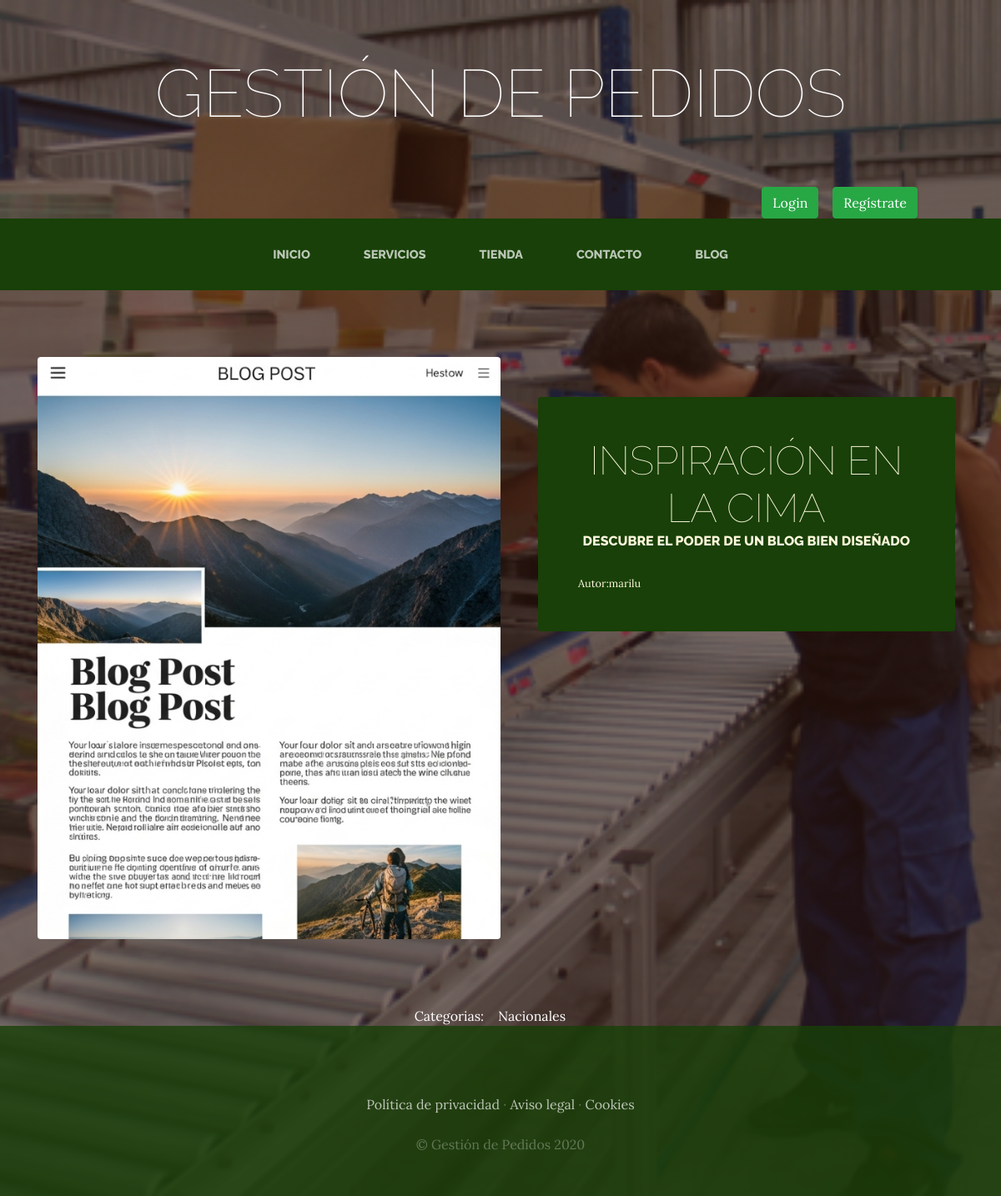
The page /blog/categorias/2/ on the database its author committed.
### Blog/models.py (models this page shows, shortened)
class Post(models.Model):
    titulo=models.CharField(max_length=50)
    contenido=models.CharField(max_length=50)
    imagen=models.ImageField(upload_to='blog',null=True,blank=True)
    autor=models.ForeignKey(User,on_delete=models.CASCADE)
    categorias=models.ManyToManyField(Categoria)
    created=models.DateTimeField(auto_now_add=True)
    updated=models.DateTimeField(auto_now_add=True)
    class Meta:
        verbose_name="post"
        verbose_name_plural="post"

class Categoria(models.Model):
    nombre=models.CharField(max_length=50)
    created=models.DateTimeField(auto_now_add=True)
    updated=models.DateTimeField(auto_now_add=True)
    class Meta:
        verbose_name="categoria"
        verbose_name_plural="categorias"

### Blog/views.py (the view)
# urls.py: path('categorias/<int:categoria_id>/',views.categoria,name="categoria"),
def categoria(request,categoria_id):
    categoria=Categoria.objects.get(id=categoria_id)
    posts=Post.objects.filter(categorias=categoria)
    return render(request,'Blog/categorias.html',{'categoria':categoria,'posts':posts})

### Carro/context_processor.py (called while the page is built)
def importe_total(request):
    total = 0
    if request.user.is_authenticated:
        carro = request.session.get("carro", {})
        for key, value in carro.items():
            precio = float(value["precio"])
            cantidad = int(value["cantidad"])
            total += precio * cantidad
    return {"importe_total": total}

### Blog/templates/Blog/categorias.html
{% extends "ProyectoConstrucciones/base.html" %}
{% load static %}
{% block content %}
    {% for post in posts %}
    <section class="page-section clearfix">
        <div class="container">
          <div class="intro">
            <img class="intro-img img-fluid mb-3 mb-lg-0 rounded" src="{{post.imagen.url}}" alt="" style="width:50%;">
            <div class="intro-text left-0 text-center bg-faded p-5 rounded">
              <h2 class="section-heading mb-4" >
                <span class="section-heading-lower">{{post.titulo}}</span>
                <span class="section-heading-upper">{{post.contenido}}</span>
              </h2>
              <div style="text-align:left; font-size:0.8em">
                    Autor:{{post.autor}}
            </div>
            </div>
          </div>
        </div>
      </section>
    {% endfor %}
    <section>
        <div style="width:75%;margin:auto;text-align:center;color:white;">
            Categorias:&nbsp; &nbsp;
            {% for post in posts %}
                {% for c in  post.categorias.all %}
                    {{c.nombre}} &nbsp; &nbsp; &nbsp;
                {% endfor %}
            {% endfor %}
        </div>
    </section>
{% endblock %}

### ProyectoConstrucciones/static/ProyectoConstrucciones/css/gestion.css (style rules this page uses)
body { font-family: 'Lora'; background: linear-gradient(rgba(47, 23, 15, 0.65), rgba(47, 23, 15, 0.65)), url("../img/bg_main.jpg"); background-attachment: fixed; background-position: center; background-size: cover; }
h1, h2, h3, h4, h5, h6 { font-family: 'Raleway'; }
.page-section { margin-top: 5rem; margin-bottom: 5rem; }
.section-heading { text-transform: uppercase; }
.section-heading .section-heading-upper { display: block; font-size: 1rem; font-weight: 800; padding-bottom:.5rem; }
.section-heading .section-heading-lower { display: block; font-size: 3rem; font-weight: 100; }
.bg-faded { background-color: rgba(255, 255, 255, 0.85); }
.intro { position: relative; }
@media (min-width: 992px) { .intro .intro-img { width: 75%; float: left; } }
@media (min-width: 992px) { .intro .intro-text { left: 600; width: 60%; margin-top: 3rem; background-color: rgba(24, 64, 8); color: cornsilk; position: absolute; } }
@media (min-width: 1200px) { .intro .intro-text { width: 45%; } }

### rows shown on the page
Post: imagen (picture), titulo "INSPIRACIÓN EN LA CIMA", contenido "DESCUBRE EL PODER DE UN BLOG BIEN DISEÑADO", autor "marilu"
Categoria: nombre "Nacionales"
